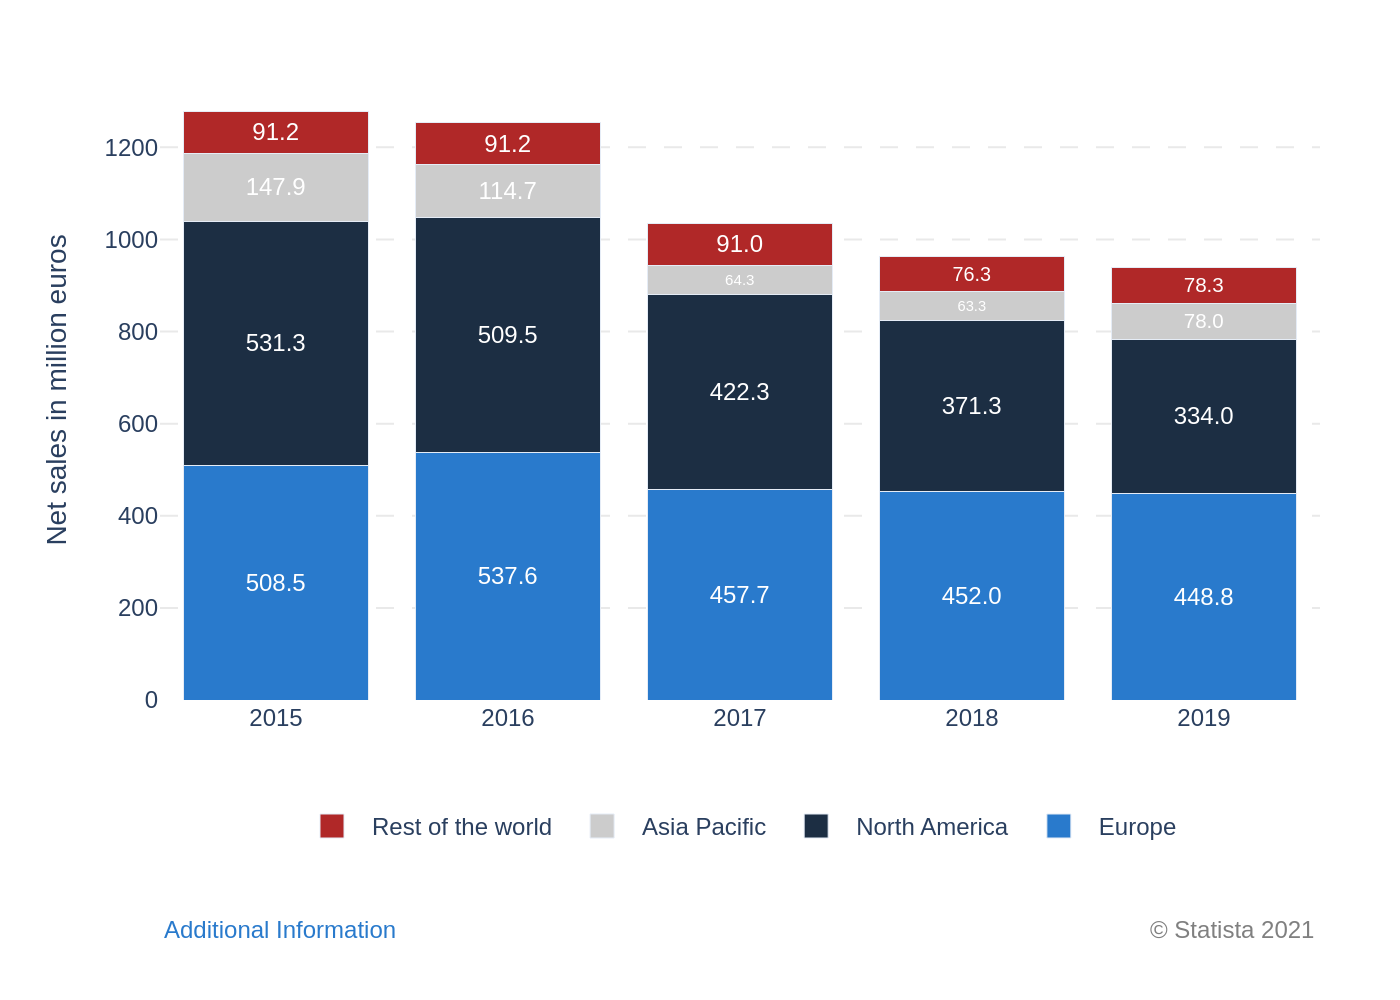

This figure's Python source:
import sys
import json
import os
import plotly.graph_objects as go

# Ensure a JSON file path is provided as a command-line argument
if len(sys.argv) != 2:
    # This is the only print statement, for user guidance on correct usage.
    print(f"Usage: python {os.path.basename(__file__)} <path_to_json_file>")
    sys.exit(1)

json_path = sys.argv[1]

# Read the chart configuration and data from the specified JSON file
with open(json_path, 'r', encoding='utf-8') as f:
    config = json.load(f)

# Initialize a Plotly graph objects figure
fig = go.Figure()

# Iterate through the data series in the JSON and add them as traces to the figure
# The order from the JSON is preserved.
for i, series in enumerate(config['chart_data']):
    fig.add_trace(go.Bar(
        x=config['categories'],
        y=series['y'],
        name=series['name'],
        marker_color=config['colors'][i],
        text=series['y'],
        textposition='inside',
        insidetextanchor='middle',
        textfont=dict(color='white', size=12),
        texttemplate='%{text}'
    ))

# Configure the overall layout of the chart for a clean, professional appearance
fig.update_layout(
    barmode='stack',
    font=dict(family="Arial"),
    plot_bgcolor='white',
    xaxis=dict(
        title_text=config['texts'].get('x_axis_title'),
        showgrid=False,
        type='category',
        tickfont=dict(size=12)
    ),
    yaxis=dict(
        title_text=config['texts'].get('y_axis_title'),
        gridcolor='#e9e9e9',
        griddash='dash',
        zeroline=False,
        tickfont=dict(size=12)
    ),
    legend=dict(
        orientation="h",
        yanchor="bottom",
        y=-0.25,
        xanchor="center",
        x=0.5
    ),
    margin=dict(l=80, r=40, t=40, b=150) # Adjust margins to prevent element clipping
)

# Add annotations for source and note text, positioned at the bottom of the chart
if config['texts'].get('note'):
    fig.add_annotation(
        text=config['texts']['note'],
        xref="paper", yref="paper",
        x=0, y=-0.4,
        showarrow=False,
        align="left",
        xanchor="left",
        font=dict(color="#297acc", size=12)
    )

if config['texts'].get('source'):
    fig.add_annotation(
        text=config['texts']['source'],
        xref="paper", yref="paper",
        x=1, y=-0.4,
        showarrow=False,
        align="right",
        xanchor="right",
        font=dict(color="grey", size=12)
    )

# Derive the output filename from the input JSON path's base name
base_filename = os.path.splitext(os.path.basename(json_path))[0]
output_filename = f"{base_filename}.png"

# Save the generated chart as a high-resolution PNG file
fig.write_image(output_filename, scale=2)
